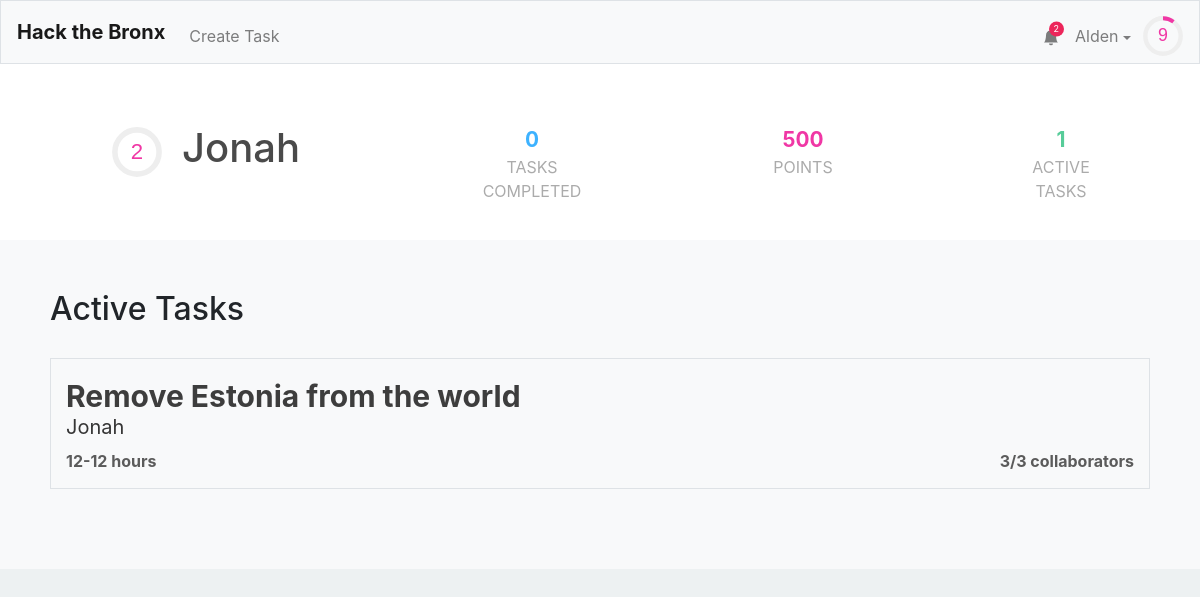
Screenshot of /profile/Jonah (signed in) with the database file from the repository.
### tables this page shows
CREATE TABLE "users" (
	"id"	INTEGER NOT NULL UNIQUE,
	"username"	TEXT NOT NULL UNIQUE,
	"hash"	TEXT NOT NULL,
	"email"	TEXT,
	"tasks"	TEXT,
	"points"	INTEGER NOT NULL DEFAULT 0,
	"numcomplete"	INTEGER NOT NULL DEFAULT 0,
	"notifications"	BLOB,
	PRIMARY KEY("id" AUTOINCREMENT)
);

CREATE TABLE "tasks" (
	"id"	INTEGER NOT NULL UNIQUE,
	"title"	TEXT NOT NULL,
	"description"	TEXT,
	"languages"	BLOB,
	"image"	TEXT,
	"hmin"	INTEGER,
	"hmax"	INTEGER,
	"cmax"	INTEGER,
	"collaborators"	TEXT,
	"creator"	INTEGER,
	PRIMARY KEY("id" AUTOINCREMENT)
);

### application.py (the view)
@app.route("/profile/<username>")
@login_required
def profile(username):
    user = getuser(session, db)
    if user["username"] != username:
        other_user = get_user_from_name(username, db)
    else:
        other_user = user
    alltasks = db.execute("SELECT * FROM tasks")
    tasks = []
    for task in alltasks:
        if (task['creator'] == other_user['id'] or other_user['id'] in debyte(task['collaborators'])):
            task['creator'] = other_user["username"]
            task["collaborators-count"] = len(debyte(task['collaborators']))
            task["points"] = calculate_points(task)
            tasks.append(task)
    tags = [] #[("f091","Top 100")]
    return render_template("profile.html",tags=tags,other_user=other_user,user=user,active_tasks=tasks,task_count=len(tasks), len=len)

### application.py (called while the page is built)
@app.after_request
def after_request(response):
    response.headers["Cache-Control"] = "no-cache, no-store, must-revalidate"
    response.headers["Expires"] = 0
    response.headers["Pragma"] = "no-cache"
    return response

### helpers.py (called while the page is built)
def login_required(f):
    @wraps(f)
    def decorated_function(*args, **kwargs):
        if session.get("user_id") is None:
            return redirect("/login")
        return f(*args, **kwargs)
    return decorated_function

def debyte(obj):
    return pickle.loads(obj)

def getuser(session, db):
    user =  db.execute("SELECT * FROM users WHERE id = :id", id=session["user_id"])[0]
    user["level"]=int(user['points']**.5//8)
    user["level-progress"] = (user['points']**.5/8-user["level"])*100
    user["notifications"] = debyte(user["notifications"]) if user["notifications"] else []
    user["notification-amount"] = len(user["notifications"])
    return user

def get_user_from_name(name, db):
    user =  db.execute("SELECT * FROM users WHERE username = :name", name=name)[0]
    user["level"]=int(user['points']**.5//8)
    user["level-progress"] = (user['points']**.5%8)/(((user["level"]+1)*8)**2)
    return user

def calculate_points(task):
    if task['hmin'] and task['hmax']:
        total = int(min((task['hmin']+task['hmax'])/2 * 100, 500))
    else:
        total = 0
    return total

### templates/profile.html (shortened to what this page needs)
{% extends "layout.html" %}
{% block head %}
    <link href="/static/profile.css" rel="stylesheet">
    <link rel="stylesheet" href="https://use.fontawesome.com/releases/v5.0.7/css/all.css">
	<link href="https://cdnjs.cloudflare.com/ajax/libs/font-awesome/4.7.0/css/font-awesome.min.css" rel="stylesheet"/>
{% endblock %}
{% block mainnocont %}
	<div class="profile-outer">
		<div class="name-wrapper">
			<div class = "name-section">
			 	<div style="display: flex; align-items: center;">
					<div style = "margin-left: 12px;">
						<svg viewBox="0 0 36 36" class="level-display-outer">
							<path class="level-display-bg"
				        d="M18 2.0845
				          a 15.9155 15.9155 0 0 1 0 31.831
				          a 15.9155 15.9155 0 0 1 0 -31.831"
				      />
						  <path class = "level-display"
						    d="M18 2.0845
						      a 15.9155 15.9155 0 0 1 0 31.831
						      a 15.9155 15.9155 0 0 1 0 -31.831"
						    fill="none"
						    stroke="#444";
						    stroke-width="1";
						    stroke-dasharray="{{ other_user["level-progress"] }}, 100";
						  />
						  <text x="18" y="22.8" class="level">{{other_user["level"]}}</text>
						</svg>
					</div>
					<h1 class="profile-username">{{other_user["username"]}}</h1>
				</div>
				<div class = "tasks-completed">
					<span>{{ other_user["numcomplete"] }}</span>
					<div>Tasks Completed</div>
				</div>
				<div class = "point-count">
					<span>{{ other_user["points"] }}</span>
					<div>Points</div>
				</div>
				<div class = "active-tasks">
					<span>{{ task_count }}</span>
					<div>Active Tasks</div>
				</div>
			</div>
		</div>
		<div class = "information">
			<h2>Active Tasks</h2>
			<div class = "a-tasks">
				{% for task in active_tasks %}
					<a class = "div-link" href="/task/{{task.id}}">
						<div class="task">
							<span class="task-name">{{ task["title"] }}</span>
							<span class="task-creator">{{ task["creator"] }}</span>
							<div class="task-stats">
								<span class="task-time">{{ task["hmin"] }}-{{ task["hmax"] }} hours</span>
								<span class="task-collaborator-count">{{task["collaborators-count"] }}/{{ task["cmax"] }} collaborators</span>
							</div>
						</div>
					</a>
				{% endfor %}
			</div>
		</div>
	</div>
{% endblock %}

### templates/layout.html (shortened to what this page needs)
<!DOCTYPE html>
<html lang="en">
    <head>
        <link href="https://maxcdn.bootstrapcdn.com/bootstrap/4.1.3/css/bootstrap.min.css" rel="stylesheet">
        {% block head %}{% endblock %}
        <link href="/static/styles.css" rel="stylesheet">
    </head>
    <body>
        <nav style = "height: 8vh" class="navbar navbar-expand-md navbar-light bg-light border">
            <a class="navbar-brand" href="/"><b>Hack the Bronx</b></a>
            <div class="collapse navbar-collapse" id="navbar">
                {% if session.user_id %}
                    <ul class="navbar-nav mt-2">
                        <li class="nav-item"><a class="nav-link" href="/taskCreation">Create Task</a></li>
                    </ul>
                    <ul class="navbar-nav ml-auto mt-2">
                        <li style="position: relative; transform:translateX(8px) translateY(7.5px);"class="nav-item"><a class="nav-link" href="/notifications"><svg xmlns="http://www.w3.org/2000/svg" width="16" height="16" fill="currentColor" class="bi bi-bell-fill" viewBox="0 0 16 16">
  <path d="M8 16a2 2 0 0 0 2-2H6a2 2 0 0 0 2 2zm.995-14.901a1 1 0 1 0-1.99 0A5.002 5.002 0 0 0 3 6c0 1.098-.5 6-2 7h14c-1.5-1-2-5.902-2-7 0-2.42-1.72-4.44-4.005-4.901z"/>
</svg></a><span style="display:{{ "none" if user["notification-amount"] == 0 else "flex" }};" class="notification-circle">{{user["notification-amount"]}}</span></li>
                        <li class="nav-item">
                            <div id="user-information-dropdown">
                              <button onclick="showUserDropdown()" id="user-information-dropname" class="nav-link">{{ session.user_name }} <span class="dropdown-caret"></span></button>
                            </div>
                        </li>
                        <li class="nav-item">
                            <div style = "margin-left: -4px;">
                                <svg viewBox="0 0 36 36" style="transform: translateY(8px); width: 40px;">
                                    <path class="level-display-bg"
                                d="M18 2.0845
                                  a 15.9155 15.9155 0 0 1 0 31.831
                                  a 15.9155 15.9155 0 0 1 0 -31.831"
                              />
                                  <path class = "level-display"
                                    d="M18 2.0845
                                      a 15.9155 15.9155 0 0 1 0 31.831
                                      a 15.9155 15.9155 0 0 1 0 -31.831"
                                    fill="none"
                                    stroke="#444";
                                    stroke-width="1";
                                    stroke-dasharray="{{ user["level-progress"] }}, 100";
                                  />
                                  <text x="18" y="22.8" class="level">{{user["level"]}}</text>
                                </svg>
                            </div>
                        </li>
                    </ul>
                {% endif %}
            </div>
        </nav>
        {% block mainnocont %}{% endblock %}
        <main class="container p-5">
        </main>
    </body>
</html>

### static/profile.css (style rules this page uses)
.profile-username { color:var(--text-medium-1); margin-left: 20px; }
.name-section,.name-wrapper { color: var(--text-medium-2); padding: 30px 100px; background: white; width: 100%; display: flex; }
.name-wrapper { padding: 30px 0px; display: block; }
.information { left:0; right: 0; display: block; background: var(--foreground-1); width: 100%; padding: 50px 50px; }
.tasks-completed { display: flex; flex-direction: column; align-items-content: center; text-align: center; width: 200px; padding: 0; height: 50px; margin-left: 180px; }
.tasks-completed span { font-weight: bold; font-size: 1.3em; color: var(--focus-skyblue); }
.tasks-completed div { color: var(--text-light); text-transform: uppercase; }
.point-count { display: flex; flex-direction: column; align-items-content: center; text-align: center; width: 150px; height: 50px; margin-left: 180px; }
.point-count span { font-weight: bold; font-size: 1.3em; color: var(--focus-pink); }
.point-count div { color: var(--text-light); text-transform: uppercase; }
.active-tasks { display: flex; flex-direction: column; align-items-content: center; text-align: center; width: 150px; height: 50px; margin-left: 180px; }
.active-tasks span { font-weight: bold; font-size: 1.3em; color: var(--focus-mint); }
.active-tasks div { color: var(--text-light); text-transform: uppercase; }
body { background: var(--background-1); }
.task { margin: 30px 0; background: #F8F9FA; border: 1px solid #DEE2E6; padding: 15px; display: flex; flex-direction: column; transition: .1s; color: #3d3d3d; }
.task-name { font-size: 30px; font-weight: bold; }
.task-creator { transform: translateY(-7px); color: #353535; font-size: 20px; }
.task-points, .task-time, .task-collaborator-count { color: #5B5B5B; font-weight: bold; }
.task-stats { display: flex; justify-content: space-between; width: 100%; }

### static/styles.css (style rules this page uses)
:root { --text-main: #323232; --text-weak: #525252; --text-medium-1: #4a4a4a; --text-medium-2: #3d3d3d; --text-light: #ababab; --input-text: #495057; --input-border: #ced4da; --table-border: #ddd; --close-button: #aaa; --close-button-hover: black; --level-display-bg: #eee; --foreground-0: white; --foreground-1: #F8F9FA; --foreground-2: #e5e5f7; --foreground-3: #F5F5FF; --foreground-4: #f2f2f2; --tag-text: #8282a1; --tag-remove:#b4b4d4; --border-1: #DEE2E6; --background-1: #EDF1F2; --focus-skyblue: #3DB2FF; --focus-pink: #f037a5; --focus-mint: #57CC99; --focus-selectblue : #007bff; --focus-navyblue: #2D46B9; --focus-green-light: #2FDD92; --focus-green-dark: #34BE82; --focus-red-light: #EC255A; --focus-red-dark: #d11749; --error-red: #ff759d; --error-text: #8a1134; font-size: 2vh; }
#user-information-dropname { background: none; padding: 16px; border: none; cursor: pointer; }
.dropdown-caret { display: inline-block; width: 0; height: 0; vertical-align: middle; content: ""; border-style: solid; border-width: 4px 4px 0; border-right-color: transparent; border-bottom-color: transparent; border-left-color: transparent; }
#user-information-dropname { position: relative; display: inline-block; }
.level-display-outer { width: 50px; }
.level { fill: var(--focus-pink); font-family: sans-serif; font-size: 1em; text-anchor: middle; }
.notification-circle { content: ""; position: absolute; top: 10%; right: 10%; width: 15px; height: 15px; border-radius: 50%; background: var(--focus-red-light); font-size: 9px; justify-content: center; align-items: center; color: white; }

### rows the page displays
users: user_name "Alden"
users: username "Jonah", numcomplete "0", points "500"
tasks: title "Remove Estonia from the world", creator "Jonah", hmin "12", hmax "12", cmax "3"

### other values shown
{{ user["notification-amount"] }} "2"
{{ user["level"] }} "9"
{{ other_user["level"] }} "2"
{{ task_count }} "1"
